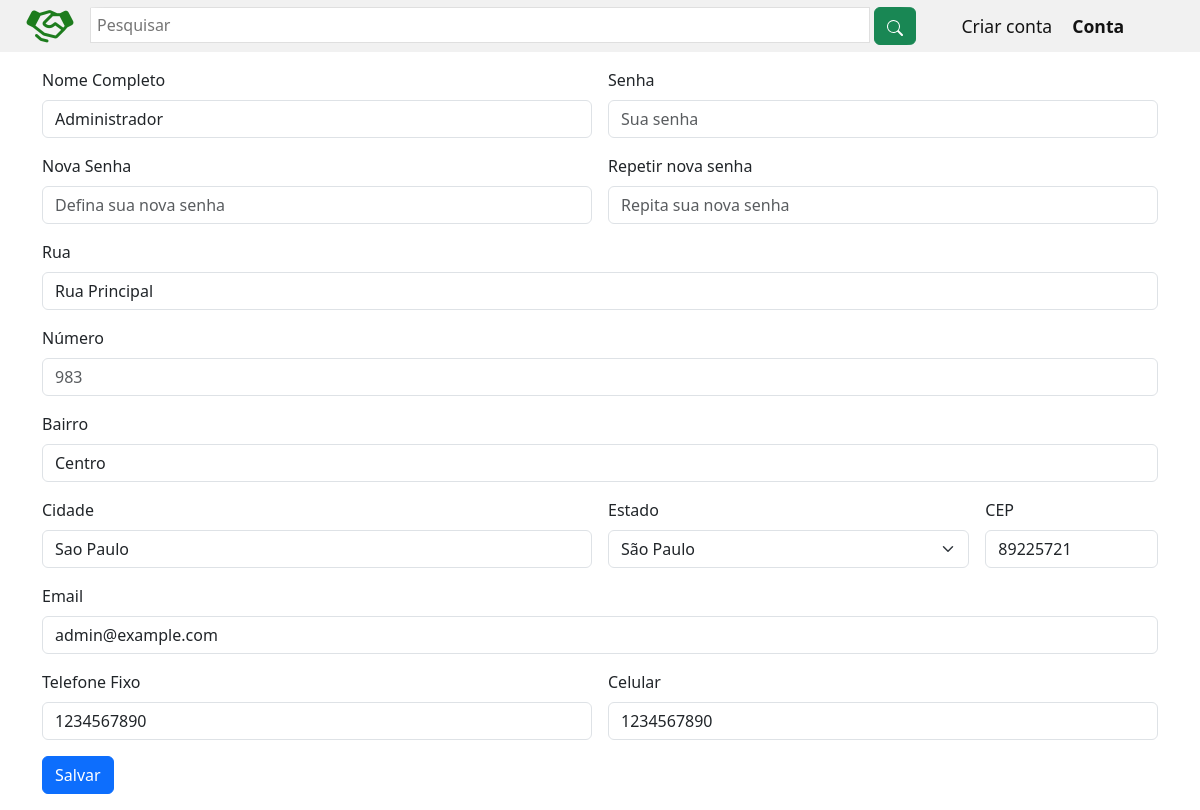
Screenshot of /pages/editarPerfil.php?id=1 with the database file from the repository.
### tables this page shows
CREATE TABLE IF NOT EXISTS `usuarios` (
    `id_usuario` INT NOT NULL AUTO_INCREMENT,
    `nome_usuario` VARCHAR(140) NOT NULL,
    `nome_icon` LONGTEXT,
    `email` VARCHAR(190) NOT NULL,
    `telefone` VARCHAR(15) NOT NULL,
    `status_usuario` TINYINT NOT NULL,
    `permissao` TINYINT NULL DEFAULT NULL,
    `data_nascimento` TIMESTAMP NOT NULL,
    `senha` VARCHAR(250) NOT NULL,
    `cep` VARCHAR(8),
    `estado` VARCHAR(2) NOT NULL,
    `cidade` VARCHAR(45) NOT NULL,
    `bairro` VARCHAR(45) NOT NULL,
    `logradouro` VARCHAR(50) NOT NULL,
    `complemento` VARCHAR(45) NULL DEFAULT NULL,
    `num_casa` VARCHAR(45) NULL DEFAULT NULL,
    `updateDate` TIMESTAMP NULL DEFAULT NULL,
    `createDate` TIMESTAMP NULL DEFAULT NULL,
    `cpf` VARCHAR(15) NOT NULL,
    PRIMARY KEY (`id_usuario`)
);

### pages/editarPerfil.php (the view, shortened to what this page needs)
<?php
require_once '../config/conexao.php';
require_once 'header.php';
$id = $_GET['id'];
$sql = "SELECT * FROM usuarios WHERE id_usuario = '" . $id . "'";
$result = mysqli_query($conn, $sql);
while ($dados = mysqli_fetch_assoc($result)) {
?>
    <body>
        <main class="py-3" justify-content-center align-items-center">
            <div class="container">
                <form class="row g-3" method="POST" action="../config/updateUser.php">
                    <div class="col-md-6">
                        <label for="colocarNome" class="form-label">Nome Completo</label>
                        <input type="text" class="form-control" name="nome" value="<?php echo $dados['nome_usuario']; ?>" id="colocarNome" placeholder="Seu Nome">
                    </div>
                    <div class="col-md-6">
                        <label for="colocarSenha" class="form-label">Senha</label>
                        <input type="password" class="form-control" id="colocarSenha" placeholder="Sua senha" onblur="verificarSenha(this.value, <?php echo $id;?>);">
                    </div>
                    <div class="col-md-6">
                        <label for="colocarNovaSenha" class="form-label">Nova Senha</label>
                        <input type="password" class="form-control" id="colocarNovaSenha" placeholder="Defina sua nova senha" readonly>
                    </div>
                    <div class="col-md-6">
                        <label for="repetirNovaSenha" class="form-label">Repetir nova senha</label>
                        <input type="password" class="form-control" name="senha" id="repetirNovaSenha" onblur="verificaNovaSenha()" placeholder="Repita sua nova senha" readonly>
                    </div>
                    <div class="col-12">
                        <label for="colocarRua" class="form-label">Rua</label>
                        <input type="text" class="form-control" id="colocarRua" name="rua" value="<?php echo $dados['logradouro']; ?>" placeholder="Rua dos Bobos">
                    </div>
                    <div class="col-12">
                        <label for="colocarNumero" class="form-label">Número</label>
                        <input type="number" class="form-control" id="colocarNumero" name="numero" value="<?php echo $dados['num_casa']; ?>" placeholder="983">
                    </div>
                    <div class="col-12">
                        <label for="colocarLogradouro" class="form-label">Bairro</label>
                        <input type="text" class="form-control" id="bairro" name="bairro" value="<?php echo $dados['bairro']; ?>" placeholder="Casa, geminado ou apartamento">
                    </div>
                    <div class="col-md-6">
                        <label for="inputCity" class="form-label">Cidade</label>
                        <input type="text" class="form-control" id="inputCity" name="cidade" value="<?php echo $dados['cidade']; ?>">
                    </div>
                    <div class="col-md-4">
                        <label for="inputState" class="form-label">Estado</label>
                        <select id="escolherEstado" class="form-select" name="estado">
                            <?php
                            $estados = array(
                                "AC" => "Acre",
                                "AL" => "Alagoas",
                                "AP" => "Amapá",
                                "AM" => "Amazonas",
                                "BA" => "Bahia",
                                "CE" => "Ceará",
                                "DF" => "Distrito Federal",
                                "ES" => "Espirito Santo",
                                "GO" => "Goiás",
                                "MA" => "Maranhão",
                                "MS" => "Mato Grosso do Sul",
                                "MT" => "Mato Grosso",
                                "MG" => "Minas Gerais",
                                "PA" => "Pará",
                                "PB" => "Paraíba",
                                "PR" => "Paraná",
                                "PE" => "Pernambuco",
                                "PI" => "Piauí",
                                "RJ" => "Rio de Janeiro",
                                "RN" => "Rio Grande do Norte",
                                "RS" => "Rio Grande do Sul",
                                "RO" => "Rondônia",
                                "RR" => "Roraima",
                                "SC" => "Santa Catarina",
                                "SP" => "São Paulo",
                                "SE" => "Sergipe",
                                "TO" => "Tocantins"
                            );
                            foreach ($estados as $sigla => $nome) {
                                $selected = ($dados['estado'] === $sigla) ? "selected" : "";
                                echo "<option value=" . $sigla . " $selected>$nome</option>";
                            }
                            ?>
                        </select>
                    </div>
                    <div class="col-md-2">
                        <label for="inputZip" class="form-label">CEP</label>
                        <input type="text" class="form-control" id="inputZip" name="cep" value="<?php echo $dados['cep'] ?>">
                    </div>
                    <div class="col-12">
                        <label for="colocarEmail" class="form-label">Email</label>
                        <input type="text" class="form-control" id="colocarEmail" name="email" value="<?php echo $dados['email']; ?>" placeholder="seninha@gmail.com">
                    </div>
                    <div class="col-6">
                        <label for="colocarTelefoneFixo" class="form-label" >Telefone Fixo</label>
                        <input type="text" class="form-control" name="telefone" id="colocarTelefoneFixo" value="<?php echo $dados['telefone']; ?>" placeholder="+55 47 97653-8736" maxlength="15" onkeyup="handlePhone(event)">
                    </div>
                    <div class="col-6">
                        <label for="colocarCelular" class="form-label">Celular</label>
                        <input type="text" class="form-control" name="celular" id="colocarCelular" value="<?php echo $dados['telefone']; ?>" placeholder="+55 47 97653-8736" maxlength="15" onkeyup="handlePhone(event)">
                    </div>
                    <div class="col-12">
                        <button type="submit" class="btn btn-primary">Salvar</button>
                    </div>
                </form>
            </div>
        </main>
    </body>
    </html>
    <?php
}
?>

### assets/styles/global.css (style rules this page uses)
* { margin: 0; padding: 0; box-sizing: border-box; }

### rows the page displays
usuarios: nome "Administrador", rua "Rua Principal", bairro "Centro", cidade "Sao Paulo", cep "89225721", email "admin@example.com", telefone "1234567890", celular "1234567890"

### other values shown
form field estado "São Paulo"
